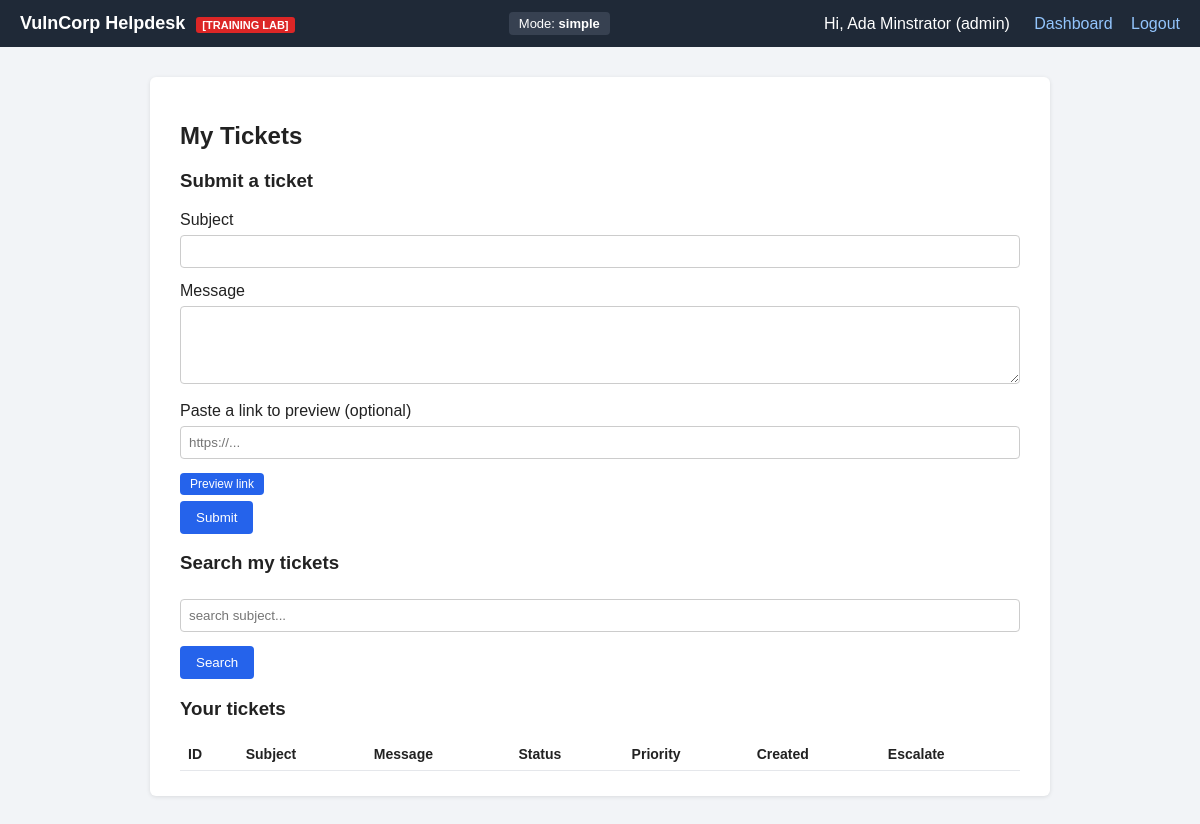
Page /user/tickets.php (signed in) on the earlier database version.
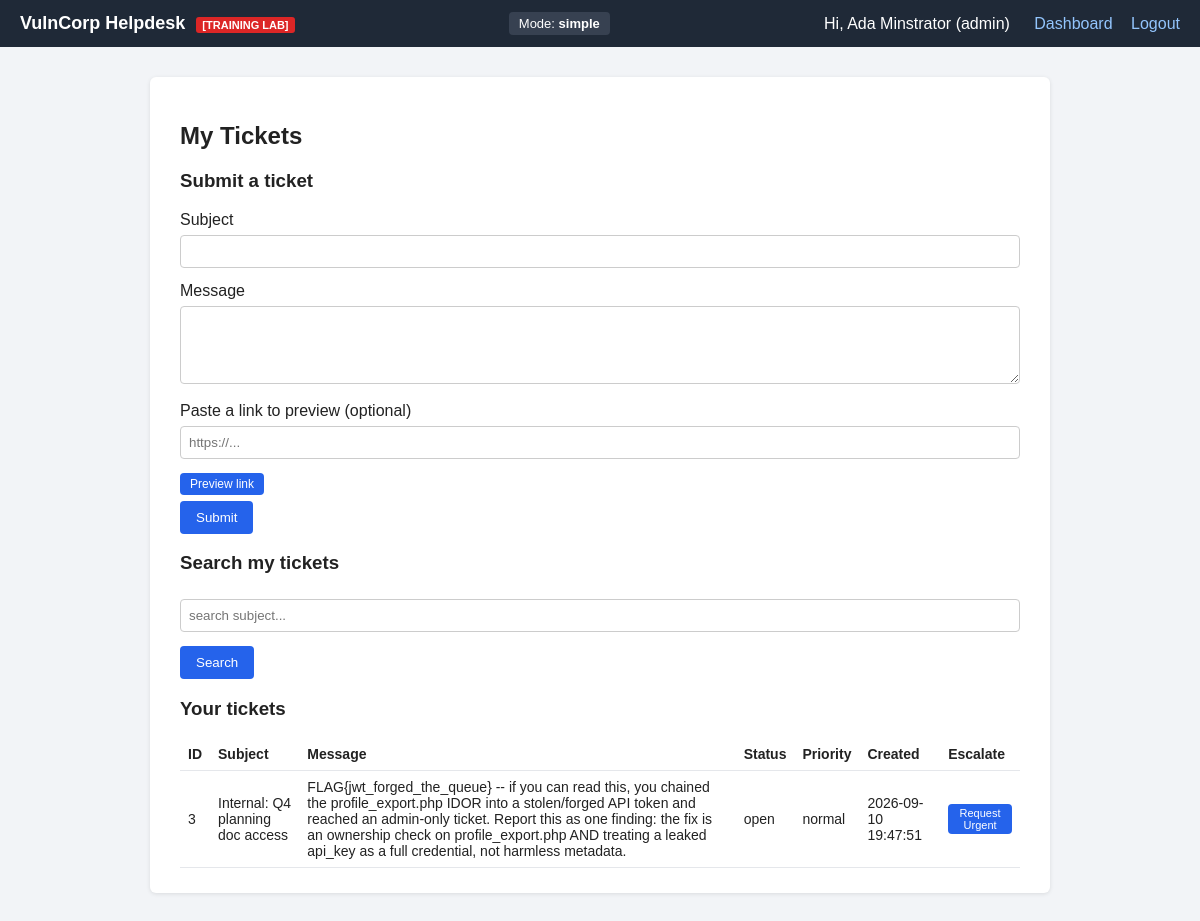
Same page on the later database version.
### tables this page shows
CREATE TABLE settings (
    id INT PRIMARY KEY AUTO_INCREMENT,
    difficulty VARCHAR(20) NOT NULL DEFAULT 'simple',
    jwt_secret VARCHAR(64) DEFAULT NULL   
);

CREATE TABLE tickets (
    id INT PRIMARY KEY AUTO_INCREMENT,
    user_id INT NOT NULL,
    subject VARCHAR(150) NOT NULL,
    message TEXT NOT NULL,
    status VARCHAR(20) DEFAULT 'open',
    priority VARCHAR(20) NOT NULL DEFAULT 'normal',   
    created_at TIMESTAMP DEFAULT CURRENT_TIMESTAMP,
    FOREIGN KEY (user_id) REFERENCES users(id)
);

### includes/compat.php (called while the page is built, shortened)
<?php
function stmt_fetch_all($stmt) {
    $rows = array();
    if (function_exists('mysqli_stmt_get_result')) {
        $res = @mysqli_stmt_get_result($stmt);
        if ($res !== false && $res !== null) {
            while ($row = mysqli_fetch_assoc($res)) {
                $rows[] = $row;
            }
            return $rows;
        }
    }
    return $rows;
}
function app_base() {
    static $base = null;
    if ($base === null) {
        $script_dir = isset($_SERVER['SCRIPT_NAME']) ? dirname($_SERVER['SCRIPT_NAME']) : '';
        $script_dir = str_replace('\\', '/', $script_dir);
        $known_subfolders = array('admin', 'user', 'support', 'challenges', 'toolkit', 'api', 'feedback');
        $last_segment = basename($script_dir);
        if (in_array($last_segment, $known_subfolders, true)) {
            $base = dirname($script_dir);
        } else {
            $base = $script_dir;
        }
        if ($base === '/' || $base === '.' || $base === '\\') {
            $base = '';
        }
        $base = rtrim($base, '/');
    }
    return $base;
}

### includes/db.php (called while the page is built, shortened)
<?php
require_once dirname(__FILE__) . '/compat.php';
function get_difficulty($conn) {
    $res = mysqli_query($conn, "SELECT difficulty FROM settings LIMIT 1");
    if ($res && $row = mysqli_fetch_assoc($res)) {
        return $row['difficulty'];
    }
    return 'simple';
}

### includes/render.php (called while the page is built, shortened)
<?php
function render_ticket_text($text, $difficulty) {
    if ($difficulty === 'simple') {
        return $text;
    }
    return htmlspecialchars($text, ENT_QUOTES);
}

### user/tickets.php (the view, shortened to what this page needs)
<?php
require_once dirname(__FILE__) . '/../includes/db.php';
require_once dirname(__FILE__) . '/../includes/render.php';
$difficulty = get_difficulty($conn);
$search = isset($_GET['q']) ? $_GET['q'] : '';
$stmt = mysqli_prepare($conn, "SELECT * FROM tickets WHERE user_id = ? ORDER BY id DESC");
mysqli_stmt_bind_param($stmt, 'i', $_SESSION['user_id']);
mysqli_stmt_execute($stmt);
$tickets = stmt_fetch_all($stmt);
include dirname(__FILE__) . '/../includes/header.php';
?>
<h2>My Tickets</h2>
<h3>Submit a ticket</h3>
<form method="POST">
    <label>Subject</label>
    <input type="text" name="subject" required>
    <label>Message</label>
    <textarea name="message" rows="4" required></textarea>
    <label>Paste a link to preview (optional)</label>
    <input type="text" id="link-preview-url" placeholder="https://...">
    <button type="button" id="link-preview-btn" class="btn" style="padding:4px 10px;font-size:12px;">Preview link</button>
    <button type="submit">Submit</button>
</form>
<h3>Search my tickets</h3>
<form method="GET">
    <?php if ($difficulty === 'hard' || $difficulty === 'expert'): ?>
    <input type="text" name="q" value="<?php echo $search; ?>" placeholder="search subject...">
    <?php else: ?>
    <input type="text" name="q" value="<?php echo htmlspecialchars($search); ?>" placeholder="search subject...">
    <?php endif; ?>
    <button type="submit">Search</button>
</form>
<h3>Your tickets</h3>
<table>
<tr><th>ID</th><th>Subject</th><th>Message</th><th>Status</th><th>Priority</th><th>Created</th><th>Escalate</th></tr>
<?php foreach ($tickets as $row):
?>
<tr>
    <td><?php echo (int)$row['id']; ?></td>
    <td><?php echo render_ticket_text($row['subject'], $difficulty); ?></td>
    <td><?php echo render_ticket_text($row['message'], $difficulty); ?></td>
    <td><?php echo htmlspecialchars($row['status']); ?></td>
    <td><?php echo htmlspecialchars($row['priority']); ?></td>
    <td><?php echo htmlspecialchars($row['created_at']); ?></td>
    <td>
    <?php if ($row['priority'] !== 'urgent' && $row['escalation_status'] !== 'pending'): ?>
        <form method="POST" style="display:inline;" class="escalation-form">
            <button type="submit" name="request_escalation" value="1" class="btn escalation-btn" style="padding:3px 9px;font-size:11px;">Request Urgent</button>
        </form>
    <?php elseif ($row['escalation_status'] === 'pending'): ?>
        <span class="small">Pending approval</span>
    <?php endif; ?>
    </td>
</tr>
<?php endforeach; ?>
</table>
<?php include dirname(__FILE__) . '/../includes/footer.php'; ?>

### includes/header.php (shortened to what this page needs)
<?php
$_header_difficulty = get_difficulty($conn);
?>
<!DOCTYPE html>
<html lang="en">
<head>
<link rel="stylesheet" href="<?php echo app_base(); ?>/assets/style.css">
</head>
<body data-difficulty="<?php echo htmlspecialchars($_header_difficulty); ?>">
<div class="topbar">
    <div class="brand">VulnCorp Helpdesk <span class="tag">[TRAINING LAB]</span></div>
    <div class="mode-badge">Mode: <strong><?php echo htmlspecialchars(get_difficulty($conn)); ?></strong></div>
    <?php if (isset($_SESSION['user_id'])): ?>
    <div class="nav">
        <span>Hi, <?php echo htmlspecialchars($_SESSION['full_name']); ?> (<?php echo htmlspecialchars($_SESSION['role']); ?>)</span>
        <a href="<?php echo app_base(); ?>/dashboard.php">Dashboard</a>
        <a href="<?php echo app_base(); ?>/logout.php">Logout</a>
    </div>
    <?php endif; ?>
</div>
<div class="container">

### includes/footer.php (shortened to what this page needs)
</div>
</body>
</html>

### assets/style.css (style rules this page uses)
* { box-sizing: border-box; }
body { font-family: Arial, Helvetica, sans-serif; background:#f2f4f7; margin:0; color:#222; }
.topbar { background:#1f2937; color:#fff; padding:12px 20px; display:flex; align-items:center; justify-content:space-between; flex-wrap:wrap; }
.brand { font-weight:bold; font-size:18px; }
.tag { font-size:11px; background:#dc2626; padding:2px 6px; border-radius:3px; margin-left:6px; }
.mode-badge { background:#374151; padding:4px 10px; border-radius:4px; font-size:13px; }
.nav a { color:#93c5fd; margin-left:14px; text-decoration:none; }
.nav span { margin-right:6px; }
.container { max-width:900px; margin:30px auto; background:#fff; padding:25px 30px; border-radius:6px; box-shadow:0 1px 4px rgba(0,0,0,.1); }
input, select, textarea { width:100%; padding:8px; margin:6px 0 14px; border:1px solid #ccc; border-radius:4px; }
button, .btn { background:#2563eb; color:#fff; border:none; padding:9px 16px; border-radius:4px; cursor:pointer; text-decoration:none; display:inline-block; }
table { width:100%; border-collapse:collapse; margin-top:10px; }
th, td { text-align:left; padding:8px; border-bottom:1px solid #e5e7eb; font-size:14px; }

Differences in the rows shown:
added tickets: id "3", subject "Internal: Q4 planning doc access", message.difficulty "FLAG{jwt_forged_the_queue} -- if you can read this, you chained the profile_export.php IDOR into a stolen/forged API token and reached an admin-only ticket. Report this as one finding: the fix is an ownership check on profile_export.php AND treating a leaked api_key as a full credential, not harmless metadata.", status "open", priority "normal", created_at "2026-09-10 19:47:51"
